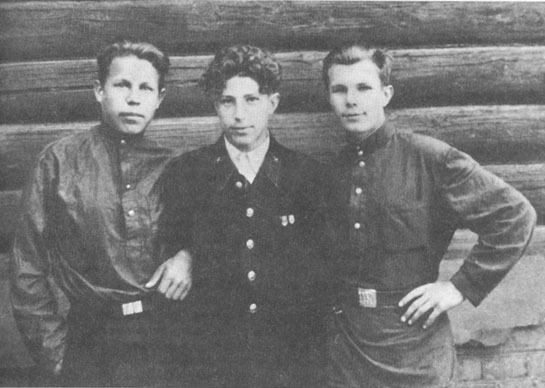
#> input picture lab2/data/gagarin.jpg, 545 x 388 px
$ jupyter execute Histogram.ipynb
#> lines starting #> are read from the running program, lines starting #| are printed output that depends on the picture
### Histogram
Image histogram counts the number of pixels with a specific colour.

[cell 1]
import cv2
import numpy as np
from matplotlib import pyplot as plt
plt.rcParams['figure.figsize'] = [15, 5]
from time import time

Let's load an example image.

[cell 2]
img = cv2.imread('data/gagarin.jpg')
#> img is the input picture: shape (388, 545, 3); min 65, max 255, mean 116
img = cv2.cvtColor(img, cv2.COLOR_BGR2GRAY)
#> img: shape (388, 545)

plt.imshow(img, cmap='gray', vmin=0, vmax=255)

Let's now compute the histogram by counting the number of pixels for each colour.

[cell 3]
start = time()
rows, cols = img.shape
#> rows = 388; cols = 545
hist = np.zeros(256)
for r in range(rows):
    for c in range(cols):
        hist[img[r,c]] += 1
print('Elapsed time:', time() - start)
plt.plot(np.arange(0, 256), hist)
plt.grid(True)
plt.xlabel('Pixel color'), plt.ylabel('Number of pixels')
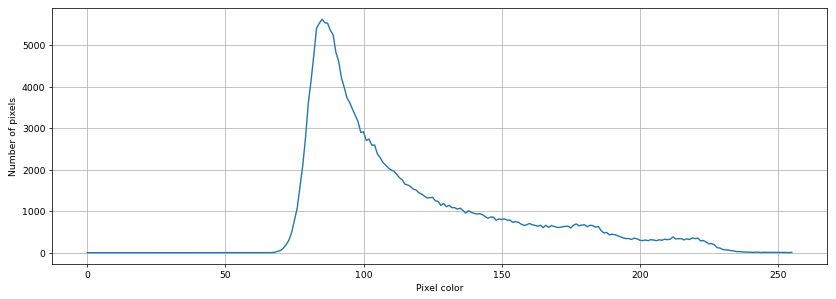
#> figure drawn by matplotlib, 1 panel; curve peaks at x = 85, y = 5631

### Histogram Equalization
The transformation function for histogram equalization is the cumulative distribution function (CDF). CDF is computed from image histogram.

[cell 4]
cdf = np.zeros(256)
for idx, h in enumerate(hist):
    cdf[idx] = np.sum(hist[0:idx+1])
#> after the loop, cdf = 256 values from 0 to 211460
cdf = cdf/np.sum(hist)
#> cdf = 256 values from 0 to 1
plt.plot(cdf), plt.grid(True)
plt.xlabel('Pixel color'), plt.ylabel('CDF')
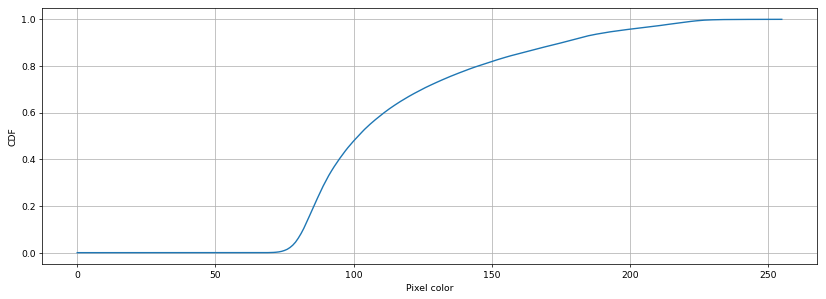
#> figure drawn by matplotlib, 1 panel; curve peaks at x = 255, y = 1

[cell 5]
equalized = np.zeros((rows, cols), dtype=np.uint8)
for r in range(rows):
    for c in range(cols):
        equalized[r,c] = 255*cdf[img[r,c]]
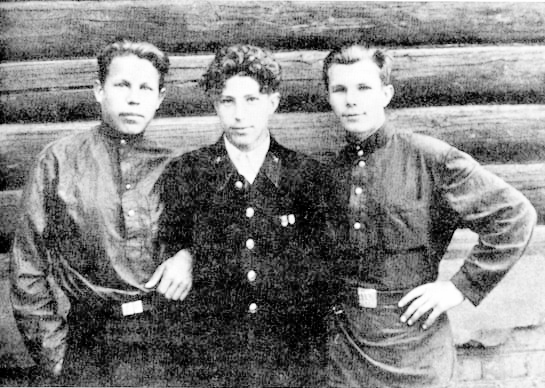
#> equalized: shape (388, 545); min 0, max 255, mean 128.6

plt.subplot(121), plt.imshow(img, cmap='gray', vmin=0, vmax=255)
plt.subplot(122), plt.imshow(equalized, cmap='gray', vmin=0, vmax=255)
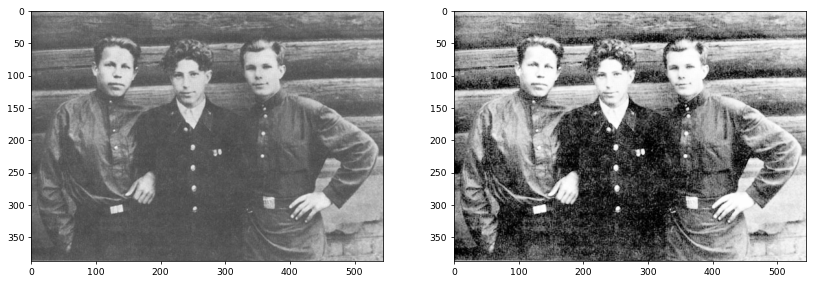
#> figure drawn by matplotlib, 2 panels

### Useful Functions
Histogram calculation as well as histogram equalization are available in numpy and/or OpenCV. Let's first start with histogram calculation using numpy.

[cell 6]
start = time()
hist, bins = np.histogram(img.ravel(), bins=256, range=(0,255))
#> bins = 257 values from 0 to 255
print('Elapsed time:', time() - start)
plt.plot(bins[0:-1]+0.5, hist), plt.grid(True)
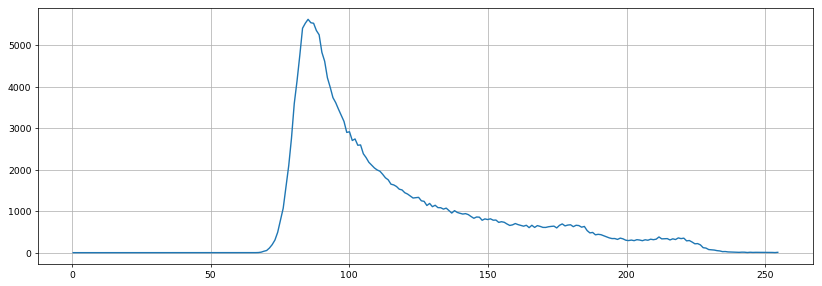
#> figure drawn by matplotlib, 1 panel; curve peaks at x = 85.17, y = 5631

OpenCV includes a function for histogram equalization.

[cell 7]
dst = cv2.equalizeHist(img)
plt.subplot(121), plt.imshow(img, cmap='gray', vmin=0, vmax=255)
plt.subplot(122), plt.imshow(dst, cmap='gray', vmin=0, vmax=255)

### Contrast Limited Adaptive Histogram Equalization (CLAHE)
Histogram equalization assumes that an image with good contrast shall have "flat" pdf. However, this is not always true. The image below shows a dark tire and histogram equalization is too agressive.

[cell 8]
img = cv2.imread('data/tire.png')
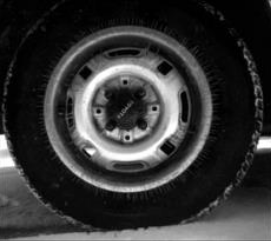
#> input picture lab2/data/tire.png, 271 x 241 px
#> img is the input picture: shape (241, 271, 3); min 0, max 255, mean 53.3
img = cv2.cvtColor(img, cv2.COLOR_BGR2GRAY)
#> img: shape (241, 271)

plt.subplot(121), plt.imshow(img, cmap='gray', vmin=0, vmax=255)
plt.subplot(122), plt.imshow(cv2.equalizeHist(img), cmap='gray', vmin=0, vmax=255)
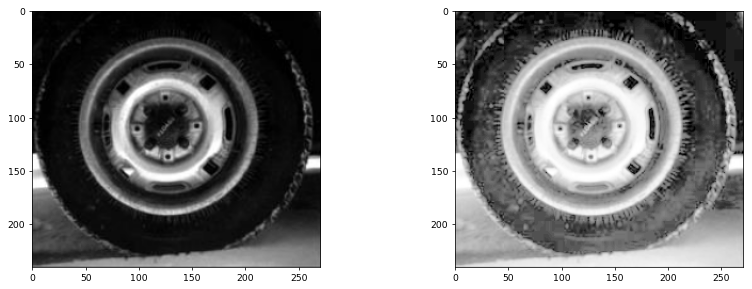
#> figure drawn by matplotlib, 2 panels

This happens because the CDF transforms even very dark tones to quite bright levels.

[cell 9]
hist, bins = np.histogram(img.ravel(), bins=256, range=(0,255))
#> hist = 256 values, max 2615 at index 2, min 20 at index 240, mean 255.1
cdf = np.cumsum(hist/np.sum(hist))
#> cdf = 256 values from 0.0165 to 1
plt.plot(255*cdf), plt.axis('square'), plt.grid(True)
plt.xlabel('Input'), plt.ylabel('Output')
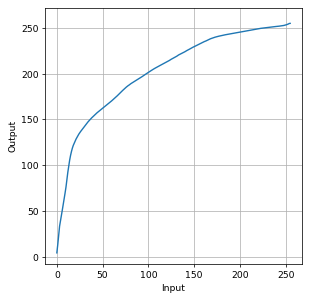
#> figure drawn by matplotlib, 1 panel; curve peaks at x = 255, y = 255

Contrast limited adaptive histogram equalization clips the transformation "agressivness".

[cell 10]
clahe = cv2.createCLAHE(clipLimit=2.0, tileGridSize=(8,8))

plt.subplot(131), plt.imshow(img, cmap='gray', vmin=0, vmax=255)
plt.subplot(132), plt.imshow(cv2.equalizeHist(img), cmap='gray', vmin=0, vmax=255)
plt.subplot(133), plt.imshow(clahe.apply(img), cmap='gray', vmin=0, vmax=255)
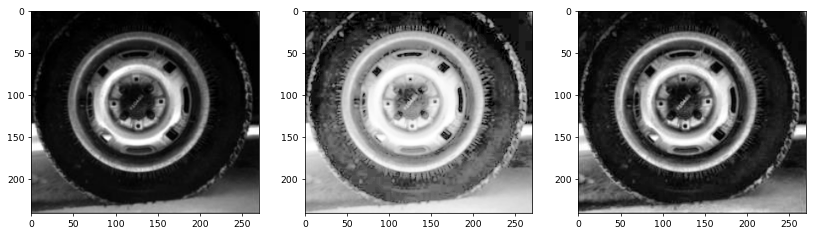
#> figure drawn by matplotlib, 3 panels
